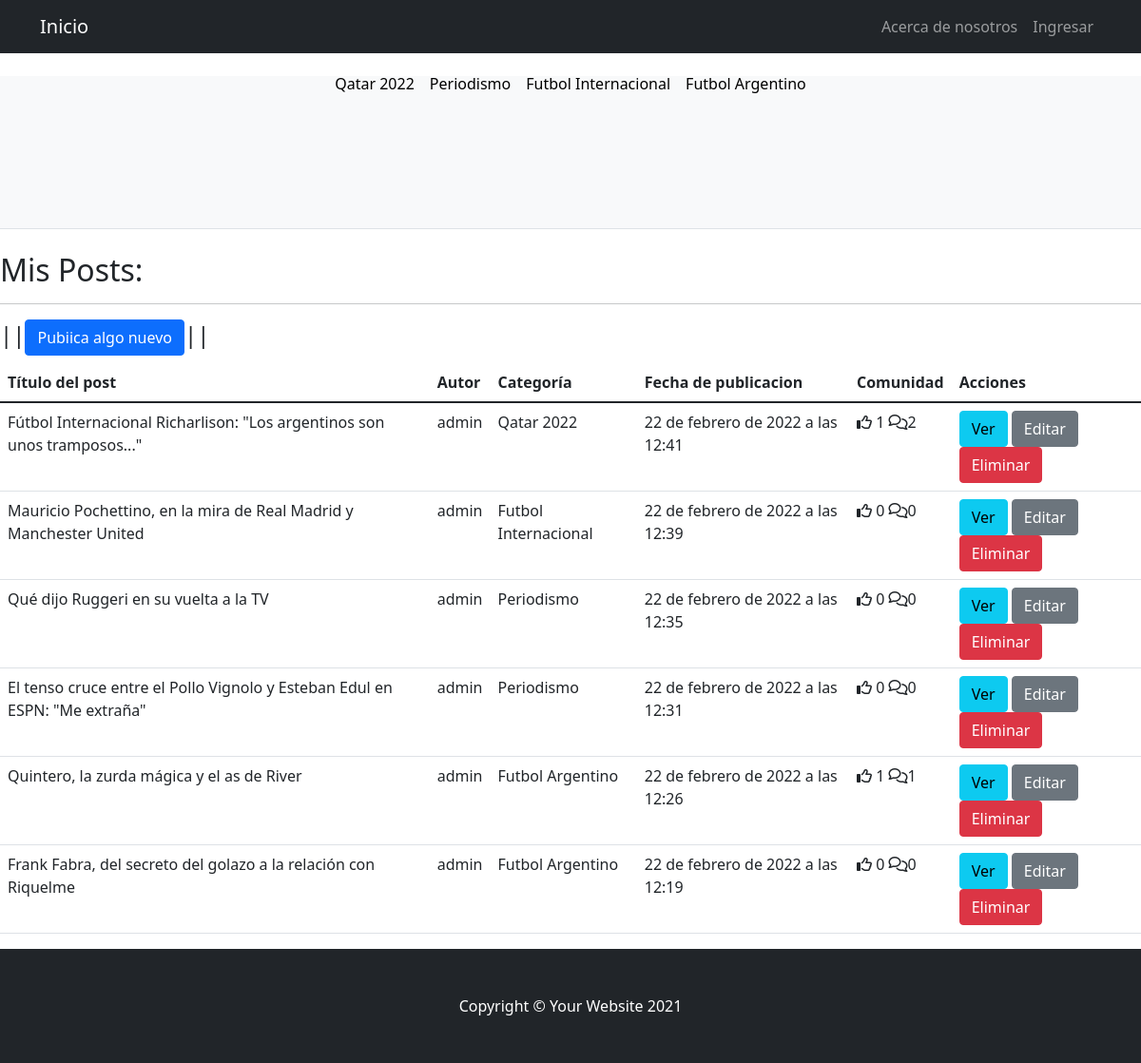
Page /postApp/postLista/ on the committed database.
### postApp/models.py (models this page shows, shortened)
class Post(models.Model):
    titulo = models.CharField('titulo', max_length=500, null=False, blank=False)
    subtitulo = models.CharField(
        'subtitulo', max_length=500, null=False, blank=False)
    contenido = RichTextField('contenido', null=False, blank=False)
    imagen = models.ImageField(
        upload_to='imagenes_post', null=True, blank=True)
    categoria = models.ForeignKey(Categoria,  on_delete=models.DO_NOTHING)
    autor = models.ForeignKey(User, on_delete=models.CASCADE)
    fecha_publicacion = models.DateTimeField(auto_now_add=True)
    fecha_edicion = models.DateTimeField(auto_now=True)
    likes = models.ManyToManyField(User, related_name='likes_posts')
    @property
    def get_comentarios_count(self):
        return self.comentarios.all().count()

class Categoria(models.Model):
    nombre = models.CharField(
        'categoria', max_length=100, null=False, blank=False)
    def __str__(self):
        return self.nombre

### postApp/views.py (the view)
# urls.py: path('postLista/', views.ListaPosts.as_view(), name='postLista'),
class ListaPosts(ListView):
    model = Post
    template_name= "postApp/lista_post.html"
    ordering = ['-fecha_publicacion']

### templates/postApp/lista_post.html (shortened to what this page needs)
{% extends 'index.html' %}
{% block editNavBar %}
{% if not request.user.is_authenticated  %}
<li class="nav-item"><a class="nav-link" href="{% url 'AboutUs' %}">Acerca de nosotros</a></li>
<li class="nav-item"><a class="nav-link" href="{% url 'Login' %}">Ingresar</a></li>
{% endif %}
{% endblock editNavBar %}
{% if user.is_authenticated %}
    {% block blockPosts %}
        <h2>
            Mis Posts:
            <hr>
        </h2>
        <h4>||<a class="btn btn-primary" href="{% url 'crearPost' %}" role="button">Pubiica algo nuevo</a>||</h4>
        <div class="table-responsive">
          <table class="table table-stripped">
            <thead>
              <tr>
                <th>Título del post</th>
                <th>Autor</th>
                <th>Categoría</th>
                <th>Fecha de publicacion</th>
                <th>Comunidad</th>
                <th>Acciones</th>
              </tr>
            </thead>
            <tbody>
              {% for post in object_list  %}
                <tr>
                  <td>{{ post.titulo }}</td>
                  <td>{{ post.autor }}</td>
                  <td>{{ post.categoria }}</td>
                  <td>{{ post.fecha_publicacion }}</td>
                  <td><span><i class="fa-regular fa-thumbs-up"></i> {{ post.likes.count }}</span> <span><i class="fa-regular fa-comments"></i>{{ post.get_comentarios_count }}</span></td>
                  <td><a class="btn btn-info" href="{% url 'verPost' post.id %}" role="button">Ver</a> <a class="btn btn-secondary" href="{% url 'editarPost' post.id %}" role="button">Editar</a> <a class="btn btn-danger" href="{% url 'borrarPost' post.id %}" role="button">Eliminar</a></td>
                </tr>
                {% endfor %}
            </tbody>
          </table>
    {% endblock blockPosts %}
{% else %}
  <div class="alert alert-warning" role="alert">
    Inicia sesión para poder postear algo!. <a href="{% url 'Login' %}" class="alert-link">Iniciar Sesión</a>. Ahí encontraras el boton para poder registrarte tambien.
  </div>
{% endif %}

### rows in the picture
Post: titulo "Fútbol Internacional Richarlison: \"Los argentinos son unos tramposos...\"", autor "admin", categoria "Qatar 2022", fecha_publicacion "22 de febrero de 2022 a las 12:41", likes.count "1", get_comentarios_count "2"
Post: titulo "Mauricio Pochettino, en la mira de Real Madrid y Manchester United", autor "admin", categoria "Futbol Internacional", fecha_publicacion "22 de febrero de 2022 a las 12:39", likes.count "0", get_comentarios_count "0"
Post: titulo "Qué dijo Ruggeri en su vuelta a la TV", autor "admin", categoria "Periodismo", fecha_publicacion "22 de febrero de 2022 a las 12:35", likes.count "0", get_comentarios_count "0"
Post: titulo "El tenso cruce entre el Pollo Vignolo y Esteban Edul en ESPN: \"Me extraña\"", autor "admin", categoria "Periodismo", fecha_publicacion "22 de febrero de 2022 a las 12:31", likes.count "0", get_comentarios_count "0"
Post: titulo "Quintero, la zurda mágica y el as de River", autor "admin", categoria "Futbol Argentino", fecha_publicacion "22 de febrero de 2022 a las 12:26", likes.count "1", get_comentarios_count "1"
Post: titulo "Frank Fabra, del secreto del golazo a la relación con Riquelme", autor "admin", categoria "Futbol Argentino", fecha_publicacion "22 de febrero de 2022 a las 12:19", likes.count "0", get_comentarios_count "0"
